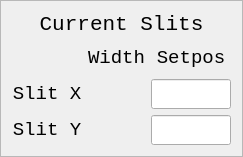
              <widget class="QFrame" name="slits_frame">
               <property name="minimumSize">
                <size>
                 <width>0</width>
                 <height>50</height>
                </size>
               </property>
               <property name="maximumSize">
                <size>
                 <width>16777215</width>
                 <height>180</height>
                </size>
               </property>
               <property name="frameShape">
                <enum>QFrame::StyledPanel</enum>
               </property>
               <property name="frameShadow">
                <enum>QFrame::Raised</enum>
               </property>
               <layout class="QVBoxLayout" name="verticalLayout_3">
                <item>
                 <widget class="QLabel" name="readback_slits_title">
                  <property name="font">
                   <font>
                    <family>Monospace</family>
                    <pointsize>16</pointsize>
                   </font>
                  </property>
                  <property name="text">
                   <string>Current Slits</string>
                  </property>
                  <property name="alignment">
                   <set>Qt::AlignCenter</set>
                  </property>
                 </widget>
                </item>
                <item>
                 <layout class="QGridLayout" name="slit_width_layout">
                  <item row="1" column="0">
                   <widget class="QLabel" name="slit_x_label">
                    <property name="minimumSize">
                     <size>
                      <width>0</width>
                      <height>30</height>
                     </size>
                    </property>
                    <property name="maximumSize">
                     <size>
                      <width>16777215</width>
                      <height>30</height>
                     </size>
                    </property>
                    <property name="font">
                     <font>
                      <family>Monospace</family>
                      <pointsize>14</pointsize>
                     </font>
                    </property>
                    <property name="text">
                     <string>Slit X</string>
                    </property>
                    <property name="alignment">
                     <set>Qt::AlignCenter</set>
                    </property>
                   </widget>
                  </item>
                  <item row="2" column="0">
                   <widget class="QLabel" name="slit_y_label">
                    <property name="minimumSize">
                     <size>
                      <width>0</width>
                      <height>30</height>
                     </size>
                    </property>
                    <property name="maximumSize">
                     <size>
                      <width>16777215</width>
                      <height>30</height>
                     </size>
                    </property>
                    <property name="font">
                     <font>
                      <family>Monospace</family>
                      <pointsize>14</pointsize>
                     </font>
                    </property>
                    <property name="text">
                     <string>Slit Y</string>
                    </property>
                    <property name="alignment">
                     <set>Qt::AlignCenter</set>
                    </property>
                   </widget>
                  </item>
                  <item row="1" column="1">
                   <widget class="PyDMLabel" name="slit_x_width">
                    <property name="minimumSize">
                     <size>
                      <width>0</width>
                      <height>30</height>
                     </size>
                    </property>
                    <property name="maximumSize">
                     <size>
                      <width>16777215</width>
                      <height>30</height>
                     </size>
                    </property>
                    <property name="font">
                     <font>
                      <family>Monospace</family>
                      <pointsize>14</pointsize>
                     </font>
                    </property>
                    <property name="toolTip">
                     <string/>
                    </property>
                    <property name="whatsThis">
                     <string/>
                    </property>
                    <property name="alignment">
                     <set>Qt::AlignCenter</set>
                    </property>
                    <property name="precision" stdset="0">
                     <number>0</number>
                    </property>
                   </widget>
                  </item>
                  <item row="2" column="1">
                   <widget class="PyDMLabel" name="slit_y_width">
                    <property name="minimumSize">
                     <size>
                      <width>0</width>
                      <height>30</height>
                     </size>
                    </property>
                    <property name="maximumSize">
                     <size>
                      <width>16777215</width>
                      <height>30</height>
                     </size>
                    </property>
                    <property name="font">
                     <font>
                      <family>Monospace</family>
                      <pointsize>14</pointsize>
                     </font>
                    </property>
                    <property name="toolTip">
                     <string/>
                    </property>
                    <property name="whatsThis">
                     <string/>
                    </property>
                    <property name="alignment">
                     <set>Qt::AlignCenter</set>
                    </property>
                    <property name="precision" stdset="0">
                     <number>0</number>
                    </property>
                   </widget>
                  </item>
                  <item row="0" column="1">
                   <widget class="QLabel" name="slit_width_label">
                    <property name="minimumSize">
                     <size>
                      <width>0</width>
                      <height>30</height>
                     </size>
                    </property>
                    <property name="maximumSize">
                     <size>
                      <width>16777215</width>
                      <height>30</height>
                     </size>
                    </property>
                    <property name="font">
                     <font>
                      <family>Monospace</family>
                      <pointsize>14</pointsize>
                     </font>
                    </property>
                    <property name="text">
                     <string>Width</string>
                    </property>
                    <property name="alignment">
                     <set>Qt::AlignCenter</set>
                    </property>
                   </widget>
                  </item>
                  <item row="1" column="2">
                   <widget class="PyDMLineEdit" name="slit_x_setpoint">
                    <property name="sizePolicy">
                     <sizepolicy hsizetype="Expanding" vsizetype="Fixed">
                      <horstretch>0</horstretch>
                      <verstretch>0</verstretch>
                     </sizepolicy>
                    </property>
                    <property name="minimumSize">
                     <size>
                      <width>80</width>
                      <height>30</height>
                     </size>
                    </property>
                    <property name="maximumSize">
                     <size>
                      <width>80</width>
                      <height>30</height>
                     </size>
                    </property>
                    <property name="font">
                     <font>
                      <family>Monospace</family>
                      <pointsize>14</pointsize>
                     </font>
                    </property>
                    <property name="toolTip">
                     <string/>
                    </property>
                    <property name="whatsThis">
                     <string>
    Writeable text field to send and display channel values
    </string>
                    </property>
                    <property name="alignment">
                     <set>Qt::AlignRight|Qt::AlignTrailing|Qt::AlignVCenter</set>
                    </property>
                    <property name="showUnits" stdset="0">
                     <bool>false</bool>
                    </property>
                   </widget>
                  </item>
                  <item row="2" column="2">
                   <widget class="PyDMLineEdit" name="slit_y_setpoint">
                    <property name="sizePolicy">
                     <sizepolicy hsizetype="Expanding" vsizetype="Fixed">
                      <horstretch>0</horstretch>
                      <verstretch>0</verstretch>
                     </sizepolicy>
                    </property>
                    <property name="minimumSize">
                     <size>
                      <width>80</width>
                      <height>30</height>
                     </size>
                    </property>
                    <property name="maximumSize">
                     <size>
                      <width>80</width>
                      <height>30</height>
                     </size>
                    </property>
                    <property name="font">
                     <font>
                      <family>Monospace</family>
                      <pointsize>14</pointsize>
                     </font>
                    </property>
                    <property name="toolTip">
                     <string/>
                    </property>
                    <property name="whatsThis">
                     <string>
    Writeable text field to send and display channel values
    </string>
                    </property>
                    <property name="alignment">
                     <set>Qt::AlignRight|Qt::AlignTrailing|Qt::AlignVCenter</set>
                    </property>
                    <property name="showUnits" stdset="0">
                     <bool>false</bool>
                    </property>
                   </widget>
                  </item>
                  <item row="0" column="2">
                   <widget class="QLabel" name="slit_set_label">
                    <property name="minimumSize">
                     <size>
                      <width>0</width>
                      <height>30</height>
                     </size>
                    </property>
                    <property name="maximumSize">
                     <size>
                      <width>16777215</width>
                      <height>30</height>
                     </size>
                    </property>
                    <property name="font">
                     <font>
                      <family>Monospace</family>
                      <pointsize>14</pointsize>
                     </font>
                    </property>
                    <property name="text">
                     <string>Setpos</string>
                    </property>
                    <property name="alignment">
                     <set>Qt::AlignCenter</set>
                    </property>
                   </widget>
                  </item>
                  <item row="0" column="0">
                   <widget class="QFrame" name="circle_size_hax_5">
                    <property name="minimumSize">
                     <size>
                      <width>30</width>
                      <height>30</height>
                     </size>
                    </property>
                    <property name="maximumSize">
                     <size>
                      <width>80</width>
                      <height>30</height>
                     </size>
                    </property>
                    <property name="frameShape">
                     <enum>QFrame::NoFrame</enum>
                    </property>
                    <property name="frameShadow">
                     <enum>QFrame::Raised</enum>
                    </property>
                    <widget class="PyDMByteIndicator" name="slit_circle">
                     <property name="geometry">
                      <rect>
                       <x>10</x>
                       <y>-5</y>
                       <width>58</width>
                       <height>48</height>
                      </rect>
                     </property>
                     <property name="sizePolicy">
                      <sizepolicy hsizetype="Preferred" vsizetype="Preferred">
                       <horstretch>48</horstretch>
                       <verstretch>48</verstretch>
                      </sizepolicy>
                     </property>
                     <property name="minimumSize">
                      <size>
                       <width>48</width>
                       <height>48</height>
                      </size>
                     </property>
                     <property name="font">
                      <font>
                       <family>Monospace</family>
                       <pointsize>14</pointsize>
                      </font>
                     </property>
                     <property name="toolTip">
                      <string/>
                     </property>
                     <property name="whatsThis">
                      <string/>
                     </property>
                     <property name="onColor" stdset="0">
                      <color>
                       <red>100</red>
                       <green>100</green>
                       <blue>100</blue>
                      </color>
                     </property>
                     <property name="offColor" stdset="0">
                      <color>
                       <red>255</red>
                       <green>255</green>
                       <blue>0</blue>
                      </color>
                     </property>
                     <property name="showLabels" stdset="0">
                      <bool>false</bool>
                     </property>
                     <property name="circles" stdset="0">
                      <bool>true</bool>
                     </property>
                    </widget>
                   </widget>
                  </item>
                 </layout>
                </item>
               </layout>
              </widget>
